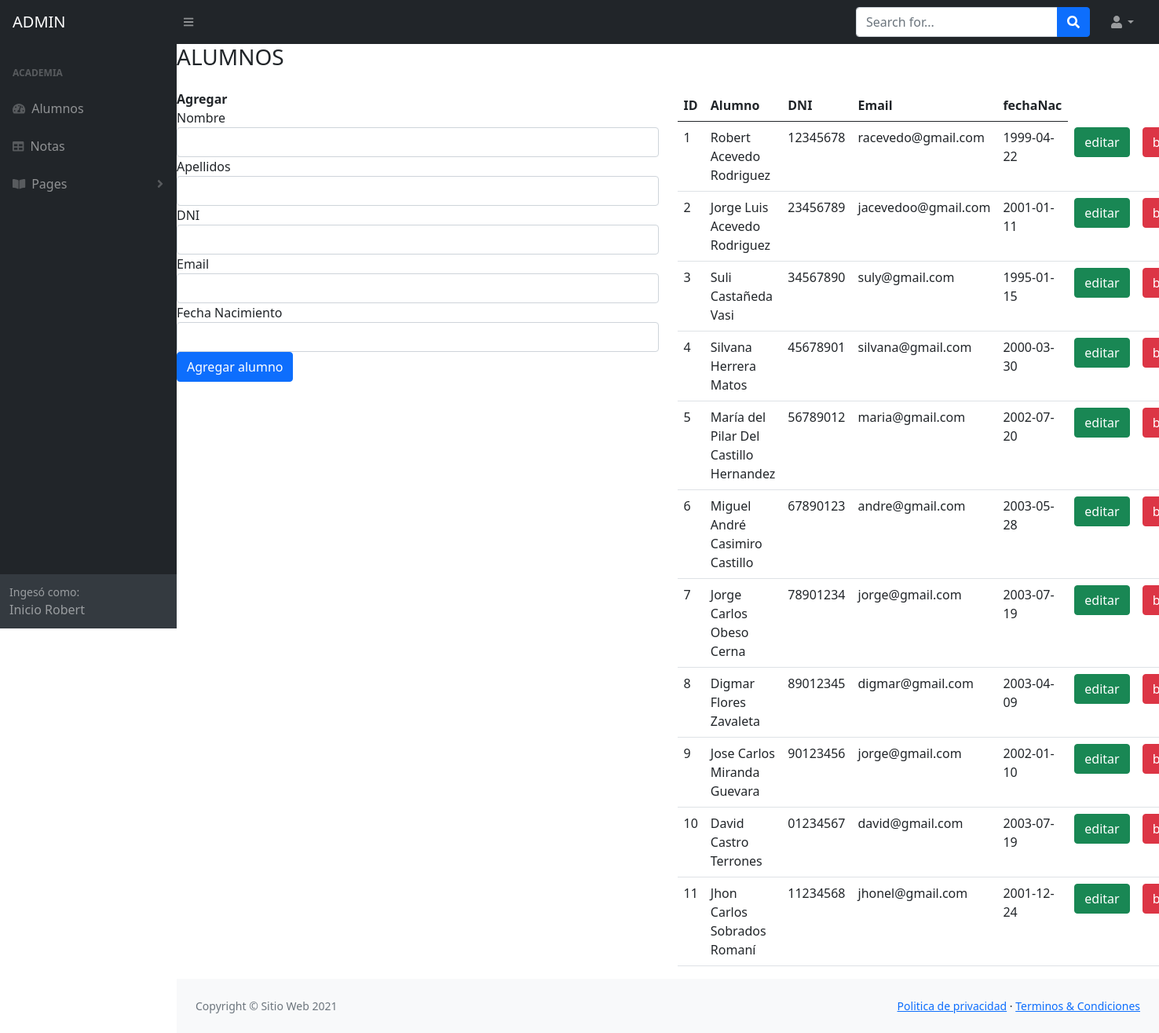
/index.php?alumnos, run on the app's committed database.
### tables this page shows
CREATE TABLE `alumno` (
  `alum_id` int(10) UNSIGNED NOT NULL,
  `alum_nombres` varchar(50) NOT NULL,
  `alum_apellidos` varchar(60) NOT NULL,
  `alum_dni` char(8) NOT NULL,
  `alum_email` varchar(60) NOT NULL,
  `alum_fnac` date NOT NULL
);

### recursos/funciones.php (the view, shortened to what this page needs)
<?php
    function query($sql){
        global $conexion;
        return mysqli_query($conexion, $sql);
    }
    function fetch_array($query){
        return mysqli_fetch_array($query);
    }
    function show_alumnos(){
        $query = query("SELECT alum_id, CONCAT(alum_nombres,' ', alum_apellidos) AS alumno, alum_dni, alum_email, alum_fnac FROM alumno");
        while($fila = fetch_array($query)){
            $alumnos = <<<DELIMITADOR
                <tr>
                    <td>{$fila['alum_id']}</td>
                    <td>{$fila['alumno']}</td>
                    <td>{$fila['alum_dni']}</td>
                    <td>{$fila['alum_email']}</td>
                    <td>{$fila['alum_fnac']}</td>
                    <td>
                        <a href="index.php?alumnos&edit={$fila['alum_id']}" class="btn btn-small btn-success">editar</a>
                    </td>
                    <td>
                        <a href="index.php?alumnos&delete={$fila['alum_id']}" class="btn btn-small btn-danger">borrar</a>
                    </td>
                    <td>
                        <a href="index.php?nota_alumno&vernota={$fila['alum_id']}" class="btn btn-small btn-primary">Ver</a>
                    </td>
                </tr>
DELIMITADOR;
            echo $alumnos;
        }
    }
?>

### recursos/plantillas/front/head.php (shortened to what this page needs)
<!DOCTYPE html>
<html lang="es">
    <head>
        <link href="https://cdn.jsdelivr.net/npm/simple-datatables@latest/dist/style.css" rel="stylesheet" />
        <link href="css/styles.css" rel="stylesheet" />
    </head>
    <body class="sb-nav-fixed">

### recursos/plantillas/front/topnav.php (shortened to what this page needs)
<nav class="sb-topnav navbar navbar-expand navbar-dark bg-dark">
            <a class="navbar-brand ps-3" href="index.php">ADMIN</a>
            <button class="btn btn-link btn-sm order-1 order-lg-0 me-4 me-lg-0" id="sidebarToggle" href="#!"><i class="fas fa-bars"></i></button>
            <form class="d-none d-md-inline-block form-inline ms-auto me-0 me-md-3 my-2 my-md-0">
                <div class="input-group">
                    <input class="form-control" type="text" placeholder="Search for..." aria-label="Search for..." aria-describedby="btnNavbarSearch" />
                    <button class="btn btn-primary" id="btnNavbarSearch" type="button"><i class="fas fa-search"></i></button>
                </div>
            </form>
            <ul class="navbar-nav ms-auto ms-md-0 me-3 me-lg-4">
                <li class="nav-item dropdown">
                    <a class="nav-link dropdown-toggle" id="navbarDropdown" href="#" role="button" data-bs-toggle="dropdown" aria-expanded="false"><i class="fas fa-user fa-fw"></i></a>
                </li>
            </ul>
        </nav>

### index.php (shortened to what this page needs)
<?php include(TEMPLATE_FRONT . DS . "head.php"); ?>
    <?php include(TEMPLATE_FRONT . DS . "topnav.php"); ?>
        <div id="layoutSidenav">
            <?php
                include(TEMPLATE_FRONT . DS . "sidenav.php");
            ?>
            <div id="layoutSidenav_content">
                <main>
                    <?php
                        if(isset($_GET['alumnos'])){
                            include(TEMPLATE_BACK . DS . "alumnos.php");
                        }
                    ?>
                </main>
                <?php
                    include(TEMPLATE_FRONT . DS . "footer.php");
                ?>
</html>

### recursos/plantillas/front/sidenav.php (shortened to what this page needs)
<div id="layoutSidenav_nav">
                <nav class="sb-sidenav accordion sb-sidenav-dark" id="sidenavAccordion">
                    <div class="sb-sidenav-menu">
                        <div class="nav">
                            <div class="sb-sidenav-menu-heading">Academia</div>
                            <a class="nav-link" href="index.php?alumnos">
                                <div class="sb-nav-link-icon"><i class="fas fa-tachometer-alt"></i></div>
                                Alumnos
                            </a>
                            <a class="nav-link" href="index.php?notas">
                                <div class="sb-nav-link-icon"><i class="fas fa-table"></i></div>
                                Notas
                            </a>
                            <a class="nav-link collapsed" href="#" data-bs-toggle="collapse" data-bs-target="#collapsePages" aria-expanded="false" aria-controls="collapsePages">
                                <div class="sb-nav-link-icon"><i class="fas fa-book-open"></i></div>
                                Pages
                                <div class="sb-sidenav-collapse-arrow"><i class="fas fa-angle-down"></i></div>
                            </a>
                        </div>
                    </div>
                    <div class="sb-sidenav-footer">
                        <div class="small">Ingesó como:</div>
                        Inicio Robert
                    </div>
                </nav>
            </div>

### recursos/plantillas/back/alumnos.php (shortened to what this page needs)
<div class="d-sm-flex align-items-center justify-content-between mb-4">
    <h1 class="h3 mb-0 text-gray-800">ALUMNOS</h1>
</div>
<div class="row">
    <div class="col-md-6">
        <form action="" method="post">
            <label for=""><strong>Agregar</strong></label>
            <br>
            <div class="form-group">
                <label for="">Nombre</label>
                <input type="text" class="form-control" name="alum_nombres" required>
                <label for="">Apellidos</label>
                <input type="text" class="form-control" name="alum_apellidos" required>
                <label for="">DNI</label>
                <input type="text" class="form-control" name="alum_dni" required>
                <label for="">Email</label>
                <input type="text" class="form-control" name="alum_email" required>
                <label for="">Fecha Nacimiento</label>
                <input type="text" class="form-control" name="alum_fnac" required>
            </div>
            <div class="form-group">
                <input type="submit" value="Agregar alumno" name="guardar" class="btn btn-primary">
            </div>
        </form>
    </div>
    <div class="col-md-6">
        <table class="table table-hover">
            <thead>
                <tr>
                    <th>ID</th>
                    <th>Alumno</th>
                    <th>DNI</th>
                    <th>Email</th>
                    <th>fechaNac</th>
                </tr>
            </thead>
            <tbody>
                <?php show_alumnos(); ?>
            </tbody>
        </table>
    </div>
</div>

### recursos/plantillas/front/footer.php (shortened to what this page needs)
<footer class="py-4 bg-light mt-auto">
                    <div class="container-fluid px-4">
                        <div class="d-flex align-items-center justify-content-between small">
                            <div class="text-muted">Copyright &copy; Sitio Web 2021</div>
                            <div>
                                <a href="#">Politica de privacidad</a>
                                &middot;
                                <a href="#">Terminos &amp; Condiciones</a>
                            </div>
                        </div>
                    </div>
                </footer>
            </div>
        </div>
    </body>

### data on the page
alumno: alum_id "1", alumno "Robert Acevedo Rodriguez", alum_dni "12345678", alum_email "racevedo@gmail.com", alum_fnac "1999-04-22"
alumno: alum_id "2", alumno "Jorge Luis Acevedo Rodriguez", alum_dni "23456789", alum_email "jacevedoo@gmail.com", alum_fnac "2001-01-11"
alumno: alum_id "3", alumno "Suli Castañeda Vasi", alum_dni "34567890", alum_email "suly@gmail.com", alum_fnac "1995-01-15"
alumno: alum_id "4", alumno "Silvana Herrera Matos", alum_dni "45678901", alum_email "silvana@gmail.com", alum_fnac "2000-03-30"
alumno: alum_id "5", alumno "María del Pilar Del Castillo Hernandez", alum_dni "56789012", alum_email "maria@gmail.com", alum_fnac "2002-07-20"
alumno: alum_id "6", alumno "Miguel André Casimiro Castillo", alum_dni "67890123", alum_email "andre@gmail.com", alum_fnac "2003-05-28"
alumno: alum_id "7", alumno "Jorge Carlos Obeso Cerna", alum_dni "78901234", alum_email "jorge@gmail.com", alum_fnac "2003-07-19"
alumno: alum_id "8", alumno "Digmar Flores Zavaleta", alum_dni "89012345", alum_email "digmar@gmail.com", alum_fnac "2003-04-09"
alumno: alum_id "9", alumno "Jose Carlos Miranda Guevara", alum_dni "90123456", alum_email "jorge@gmail.com", alum_fnac "2002-01-10"
alumno: alum_id "10", alumno "David Castro Terrones", alum_dni "01234567", alum_email "david@gmail.com", alum_fnac "2003-07-19"
alumno: alum_id "11", alumno "Jhon Carlos Sobrados Romaní", alum_dni "11234568", alum_email "jhonel@gmail.com", alum_fnac "2001-12-24"
